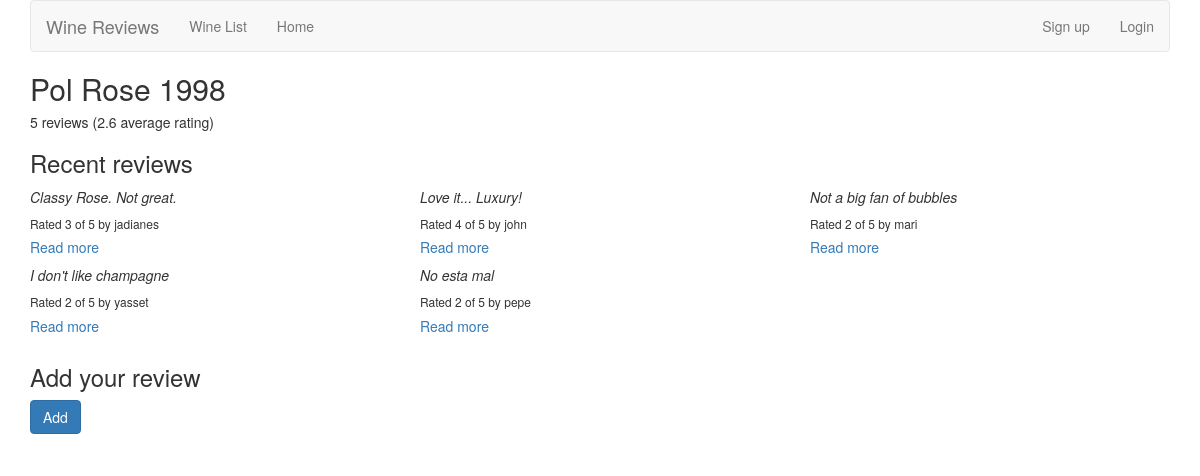
/reviews/wine/1/, run on the app's committed database.
### reviews/models.py (models this page shows, shortened)
class Wine(models.Model):
    name = models.CharField(max_length = 128)
    def average_rating(self):
        all_ratings = list(map(lambda x:x.rating,self.review_set.all()))
        return np.mean(all_ratings)

class Review(models.Model):
    RATING_CHOICES = (
        (1,'1'),
        (2,'2'),
        (3,'3'),
        (4,'4'),
        (5,'5'),
    )
    wine = models.ForeignKey(Wine, on_delete=models.CASCADE)
    pub_date = models.DateTimeField(verbose_name='date_published')
    user_name = models.CharField(max_length = 100)
    comment = models.CharField(max_length = 200)
    rating = models.IntegerField(choices = RATING_CHOICES)

### reviews/views.py (the view)
# urls.py: path('wine/<int:wine_id>/',views.wine_detail,name = 'wine_detail'),
def wine_detail(request, wine_id): #given from urls
    wine = get_object_or_404(Wine, pk = wine_id)
    context = {'wine':wine}
    return render(request, 'reviews/wine_detail.html',context)

### templates/reviews/wine_detail.html (shortened to what this page needs)
{% extends 'base.html' %}
{% load bootstrap3 %}
{% block title %}
<h2>{{ wine.name }}</h2>
<h5>{{ wine.review_set.count }} reviews ({{ wine.average_rating | floatformat }} average rating)</h5>
{% endblock %}
{% block content %}
<h3>Recent reviews</h3>
{% if wine.review_set.all %}
<div class="row">
    {% for review in wine.review_set.all %}
    <div class="col-xs-6 col-lg-4">
        <em>{{ review.comment }}</em>
        <h6>Rated {{ review.rating }} of 5 by {{ review.user_name }}</h6>
        <h5><a href="{% url 'reviews:review_detail_of_wine' wine.id review.id %}" class = reviewlink>
        Read more
        </a></h5>
    </div>
    {% endfor %}
</div>
{% else %}
<p>No reviews for this wine yet</p>
{% endif %}
<h3>Add your review</h3>
<form action="{% url 'reviews:add_review' wine.id %}" method="post" class="form">
    {% buttons %}
    <button type="submit" class="btn btn-primary">
      {% bootstrap_icon "star" %} Add
    </button>
    {% endbuttons %}
</form>
{% endblock %}

### data on the page
Wine: name "Pol Rose 1998", review_set.count "5", average_rating "2.6"
Review: comment "Classy Rose. Not great.", rating "3", user_name "jadianes"
Review: comment "Love it... Luxury!", rating "4", user_name "john"
Review: comment "Not a big fan of bubbles", rating "2", user_name "mari"
Review: comment "I don't like champagne", rating "2", user_name "yasset"
Review: comment "No esta mal", rating "2", user_name "pepe"
